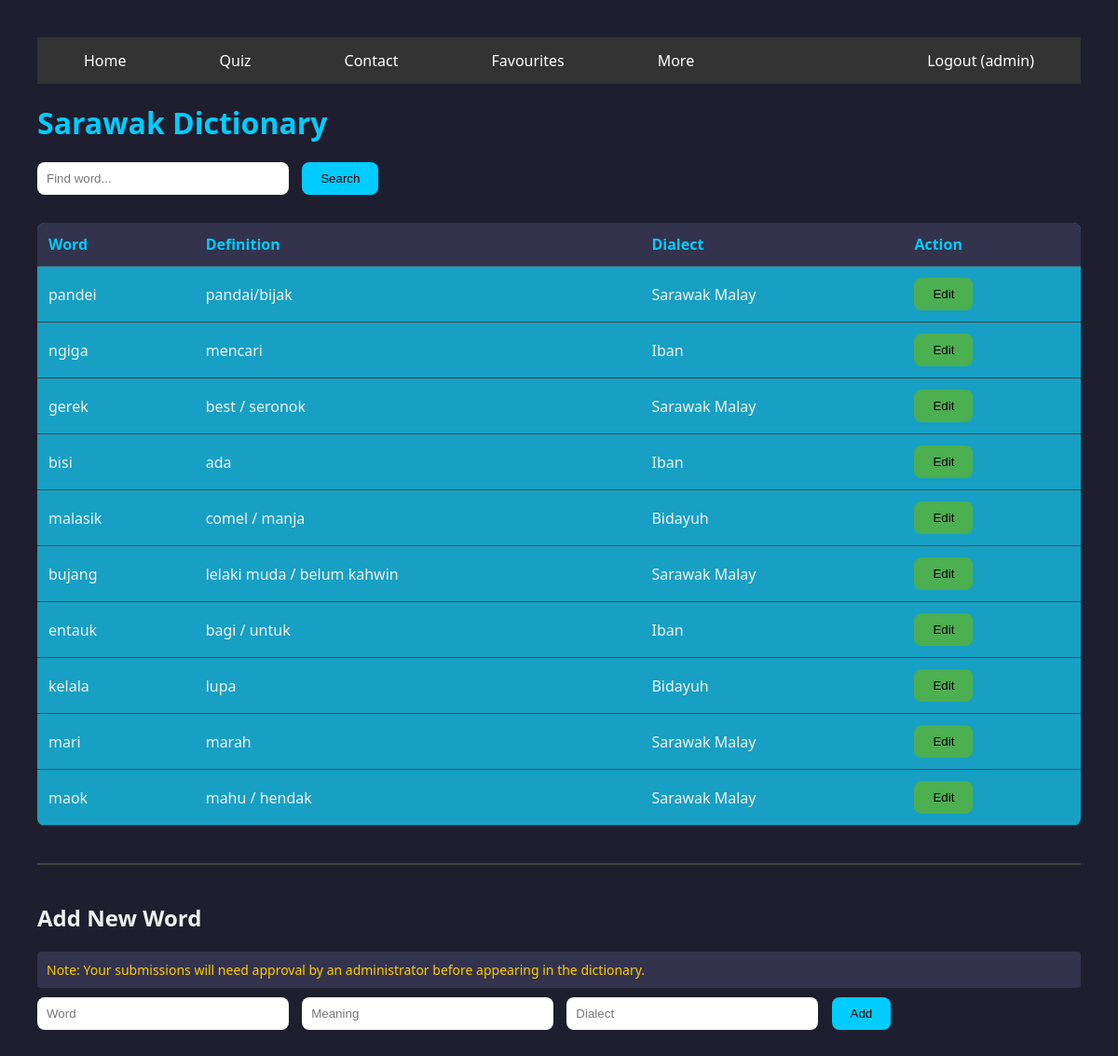
The page / (signed in) on the database as committed earlier.
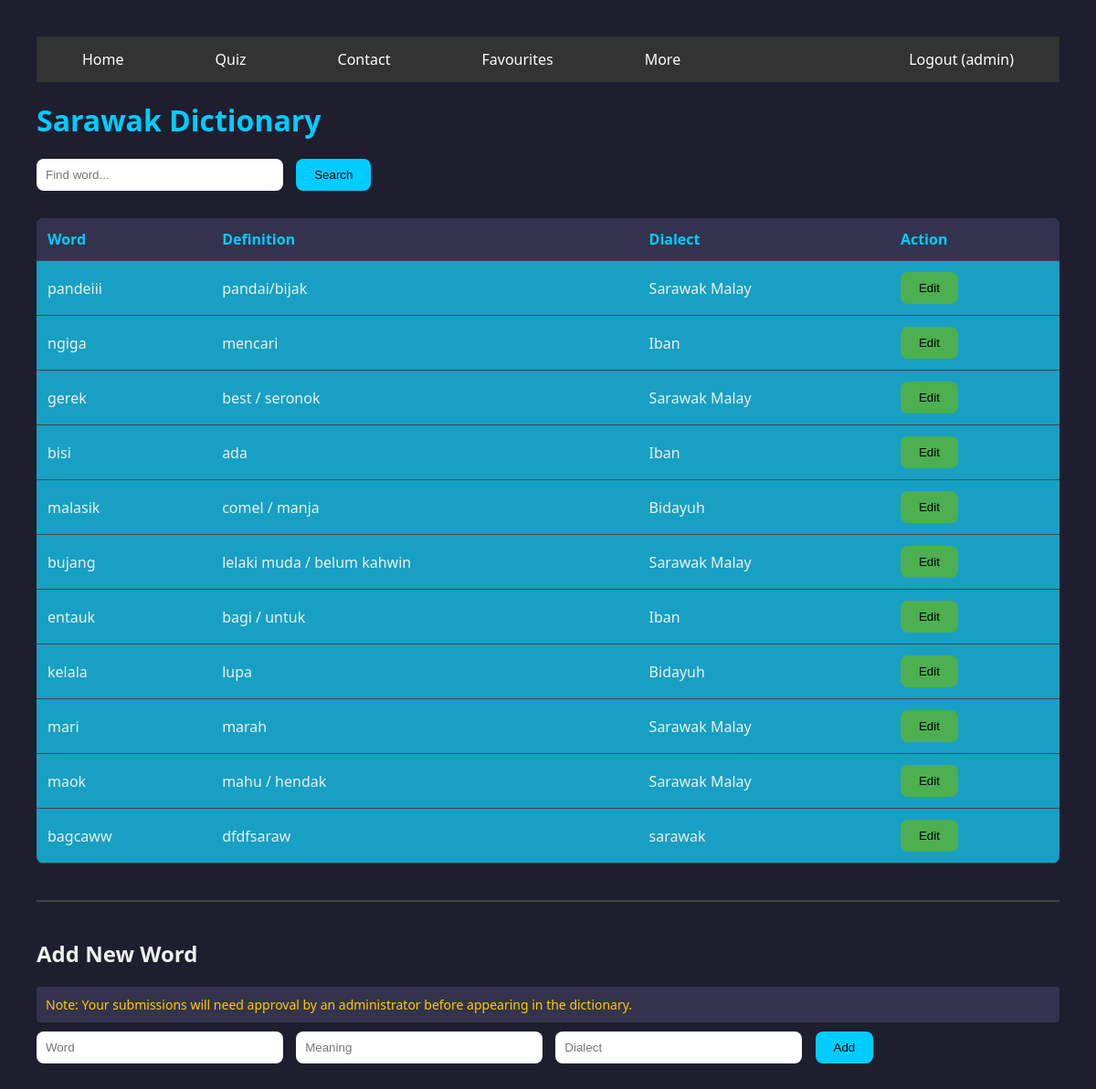
The same page on the database as committed later.
### tables this page shows
CREATE TABLE "words" (
	"id"	INTEGER,
	"word"	TEXT,
	"definition"	TEXT,
	"dialect"	TEXT,
	"approved"	INTEGER,
	PRIMARY KEY("id")
);

### app.py (the view)
@app.route('/', methods=['GET'])
def index():
    if not session.get('logged_in'):
        return redirect(url_for('login'))
    query = request.args.get('query', '')
    conn = sqlite3.connect('sarawak_dictionary.db')
    cursor = conn.cursor()
    if query:
        cursor.execute("SELECT id, word, definition, dialect FROM words WHERE word LIKE ? AND approved = 1", (f"%{query}%",))
    else:
        cursor.execute("SELECT id, word, definition, dialect FROM words WHERE approved = 1")
    rows = cursor.fetchall()
    conn.close()
    is_admin_user = is_admin()
    return render_template("home.html", rows=rows, is_admin=is_admin_user)

### app.py (called while the page is built)
def is_admin():
    if not session.get('logged_in'):
        return False
    username = session.get('username')
    conn = sqlite3.connect('users.db')
    cursor = conn.cursor()
    cursor.execute("PRAGMA table_info(users)")
    columns = [column[1] for column in cursor.fetchall()]
    if 'admin' not in columns:
        cursor.execute("ALTER TABLE users ADD COLUMN admin INTEGER DEFAULT 0")
        conn.commit()
    cursor.execute("SELECT admin FROM users WHERE username = ?", (username,))
    result = cursor.fetchone()
    conn.close()
    return bool(result and result[0] == 1)

### templates/home.html (shortened to what this page needs)
<!DOCTYPE html>
<html>
<head>
</head>
<body>
    <ul class="nav">
        <li><a class="active" href="#home">Home</a></li>
        <li><a href="#quiz">Quiz</a></li>
        <li><a href="#contact">Contact</a></li>
        <li><a href="#favourites">Favourites</a></li>
        <li><a href="#more">More</a></li>
        {% if session.get('logged_in') %}
        <li class="right">
            <a href="/logout">Logout ({{ session.get('username') }}{% if is_admin %} <span class="admin-badge">Admin</span>{% endif %})</a>
        </li>
        {% endif %}
    </ul>
    <h1>Sarawak Dictionary</h1>
    <form method="GET" action="/">
        <input type="text" name="query" placeholder="Find word..." value="{{ request.args.get('query', '') }}">
        <button type="submit">Search</button>
    </form>
    {% if rows %}
    <table>
        <tr><th>Word</th><th>Definition</th><th>Dialect</th><th>Action</th></tr>
        {% for row in rows %}
        <tr>
            <td>{{ row[1] }}</td>
            <td>{{ row[2] }}</td>
            <td>{{ row[3] }}</td>
            <td>
                <a href="{{ url_for('edit', word_id=row[0]) }}"> <button class="edit-btn">Edit</button></a>
            </td>
        </tr>
        {% endfor %}
    </table>
    {% else %}
    <p>Words not found :(</p>
    {% endif %}
    <div class="add-form">
        <h2>Add New Word</h2>
        {% if not is_admin %}
        <div class="approval-notice">
            Note: Your submissions will need approval by an administrator before appearing in the dictionary.
        </div>
        {% endif %}
        <form method="POST" action="/add">
            <input type="text" name="word" placeholder="Word" required>
            <input type="text" name="definition" placeholder="Meaning" required>
            <input type="text" name="dialect" placeholder="Dialect" required>
            <button type="submit">Add</button>
        </form>
    </div>
</body>
</html>

### templates/home.html (style rules this page uses)
body { font-family: 'Segoe UI', Tahoma, Geneva, Verdana, sans-serif; background-color: #1e1e2f; color: #f0f0f0; padding: 40px; margin: 0; }
h1 { color: #00ccff; margin-top: 20px; }
input[type=text] { padding: 10px; width: 250px; border-radius: 8px; border: none; margin-right: 10px; }
button, .delete-btn, .edit-btn { padding: 10px 20px; background-color: #00ccff; color: #000; border: none; border-radius: 8px; cursor: pointer; margin-right: 5px; }
.edit-btn { background-color: #4CAF50; }
table { margin-top: 30px; width: 100%; border-collapse: collapse; background-color: #17a0c3; border-radius: 8px; overflow: hidden; }
th, td { padding: 12px; text-align: left; border-bottom: 1px solid #444; }
th { background-color: #33334d; color: #00ccff; }
.add-form { margin-top: 40px; padding-top: 20px; border-top: 2px solid #444; }
ul.nav { list-style-type: none; margin: 0; padding: 0; overflow: hidden; background-color: #333; }
ul.nav li { float: left; }
ul.nav li.right { float: right; }
ul.nav li a { display: block; color: white; text-align: center; padding: 14px 50px; text-decoration: none; }
.approval-notice { background-color: #33334d; padding: 10px; margin: 10px 0; border-radius: 4px; color: #ffcc00; font-size: 14px; }

Rows that differ between the two databases and show on the page:
changed words "pandai/bijak": word "pandei" → "pandeiii"
added words: word "bagcaww", definition "dfdfsaraw", dialect "sarawak"
